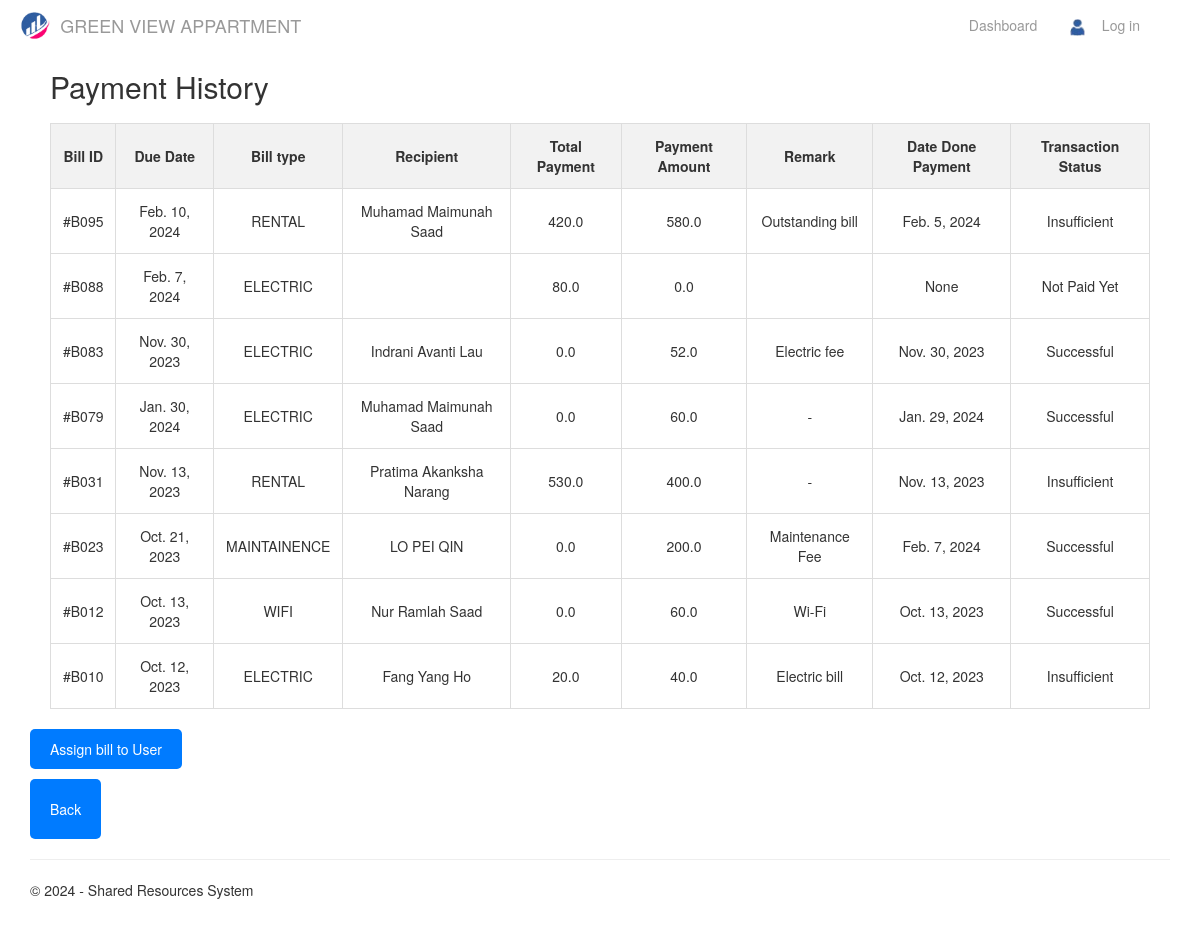
The page /admin_payment on the database its author committed.
### app/models.py (models this page shows, shortened)
class Bill(models.Model):
    bill_id = models.CharField(primary_key=True, max_length=10)
    due_date = models.DateField()
    user = models.ForeignKey(Users, on_delete=models.CASCADE, null=True, blank=True)

class Payment(models.Model):
    BILL_TYPE = [('ELECTRIC', 'ELECTRIC'), ('WATER', 'WATER'), ('WIFI', 'WIFI'), ('RENTAL', 'RENTAL'),('MAINTAINENCE','MAINTAINENCE')]
    bill_type = models.CharField(max_length=100, choices = BILL_TYPE)
    recipient_name = models.TextField()
    total_payment = models.FloatField()
    payment_amount = models.FloatField()
    account_number = models.TextField()
    card_type = models.TextField()
    remark = models.TextField()
    payment_date = models.DateField(null=True)
    bill = models.ForeignKey(Bill, on_delete=models.CASCADE)
    transaction_status = models.CharField(max_length=20, default='Pending')
    def calculate_transaction_status(self):
        if self.payment_amount == 0:
            return 'Not Paid Yet'
        elif self.total_payment > 0:
            return 'Insufficient'
        elif self.total_payment == 0:
            return 'Successful'
        else:
            return 'Error'

### app/views.py (the view)
# urls.py: re_path(r'^admin_payment$', views.admin_payment, name='admin_payment'),
def admin_payment(request):
    users = request.user
    bills = Bill.objects.prefetch_related('payment_set').all().order_by('-bill_id')
    for bill in bills:
        for payment in bill.payment_set.all():
            payment.transaction_status = payment.calculate_transaction_status()
    assert isinstance(request, HttpRequest)
    return render(
        request,
        'app/admin_payment.html',
        {
            'title':'Admin Payment',
            'year':datetime.now().year,
            'bills': bills,
            'users':users,
        }
    )

### app/templates/app/admin_payment.html
{% extends "app/admin_layout.html" %}
{% block content %}
<div class="container_row">
    <div class="admin_payment">
        <h2>Payment History</h2>
        <table border="1">
            <tr>
                <th>Bill ID</th>
                <th>Due Date</th>
                <th>Bill type</th>
                <th>Recipient</th>
                <th>Total Payment</th>
                <th>Payment Amount</th>
                <th>Remark</th>
                <th>Date Done Payment</th>
                <th>Transaction Status</th>
            </tr>
            {% for bill in bills %}
            {% for payment in bill.payment_set.all %}
            <tr>
                <td>{{ bill.bill_id }}</td>
                <td>{{ bill.due_date }}</td>
                <td>{{ payment.bill_type }}</td>
                <td>{{ payment.recipient_name }}</td>
                <td>{{ payment.total_payment }}</td>
                <td>{{ payment.payment_amount }}</td>
                <td>{{ payment.remark }}</td>
                <td>{{ payment.payment_date }}</td>
                <td>{{ payment.transaction_status }}</td>
            </tr>
            {% endfor %}
            {% endfor %}
        </table>
    </div>
    <div class="input-group">
        <a href="{% url 'admin_bills' %}" class="assign-button">Assign bill to User</a>
    </div>
    <div class="input-group">
        <button class="btn btn-secondary" onclick="goBack()">Back</button>
    </div>
</div>
{% endblock %}

### app/static/app/content/site.css (style rules this page uses)
body { padding-top: 50px; padding-bottom: 20px; }

### app/static/app/content/css.css (style rules this page uses)
a { text-decoration: none; }
.bills, .admin_payment { margin: 20px; }
table { width: 100%; border-collapse: collapse; margin-top: 20px; }
th, td { border: 1px solid #ddd; padding: 12px; text-align: center; }
th { background-color: #f2f2f2; }
.input-group { margin-top: 10px; }
.assign-button { display: inline-block; padding: 10px 20px; background-color: #007bff; color: #fff; border: none; border-radius: 5px; text-decoration: none; cursor: pointer; transition: background-color 0.3s ease; }
.btn { display: inline-block; padding: 20px; background-color: #007bff; color: #fff; text-decoration: none; border: none; border-radius: 5px; cursor: pointer; transition: background-color 0.3s ease; }

### rows shown on the page
Bill: bill_id "#B095", due_date "Feb. 10, 2024"
Payment: bill_type "RENTAL", recipient_name "Muhamad Maimunah Saad", total_payment "420.0", payment_amount "580.0", remark "Outstanding bill", payment_date "Feb. 5, 2024", transaction_status "Insufficient"
Bill: bill_id "#B088", due_date "Feb. 7, 2024"
Payment: bill_type "ELECTRIC", total_payment "80.0", payment_amount "0.0", payment_date "None", transaction_status "Not Paid Yet"
Bill: bill_id "#B083", due_date "Nov. 30, 2023"
Payment: bill_type "ELECTRIC", recipient_name "Indrani Avanti Lau", total_payment "0.0", payment_amount "52.0", remark "Electric fee", payment_date "Nov. 30, 2023", transaction_status "Successful"
Bill: bill_id "#B079", due_date "Jan. 30, 2024"
Payment: bill_type "ELECTRIC", recipient_name "Muhamad Maimunah Saad", total_payment "0.0", payment_amount "60.0", remark "-", payment_date "Jan. 29, 2024", transaction_status "Successful"
Bill: bill_id "#B031", due_date "Nov. 13, 2023"
Payment: bill_type "RENTAL", recipient_name "Pratima Akanksha Narang", total_payment "530.0", payment_amount "400.0", remark "-", payment_date "Nov. 13, 2023", transaction_status "Insufficient"
Bill: bill_id "#B023", due_date "Oct. 21, 2023"
Payment: bill_type "MAINTAINENCE", recipient_name "LO PEI QIN", total_payment "0.0", payment_amount "200.0", remark "Maintenance Fee", payment_date "Feb. 7, 2024", transaction_status "Successful"
Bill: bill_id "#B012", due_date "Oct. 13, 2023"
Payment: bill_type "WIFI", recipient_name "Nur Ramlah Saad", total_payment "0.0", payment_amount "60.0", remark "Wi-Fi", payment_date "Oct. 13, 2023", transaction_status "Successful"
Bill: bill_id "#B010", due_date "Oct. 12, 2023"
Payment: bill_type "ELECTRIC", recipient_name "Fang Yang Ho", total_payment "20.0", payment_amount "40.0", remark "Electric bill", payment_date "Oct. 12, 2023", transaction_status "Insufficient"
